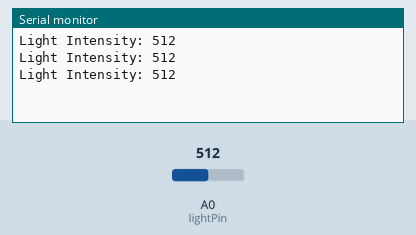
Simulated run of this sketch. Board: Arduino Uno, built with avr-gcc and run on an emulated ATmega328P. On the bench: the last lines printed to the serial monitor. The test bench sets the inputs (shaded band); at power-on: A0 (lightPin) = 512.

Above: at 1.3 s.
1.4 s: A0 (lightPin) set to 716
At 1.9 s:
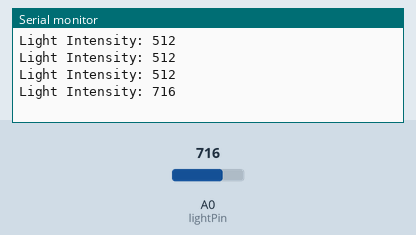
2.9 s: A0 (lightPin) set to 900
At 3.4 s:
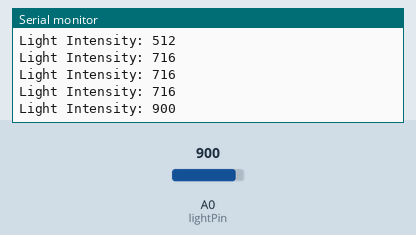
Timing chart, 0 to 5.9 s (numbered marks = the images above; inputs shaded):
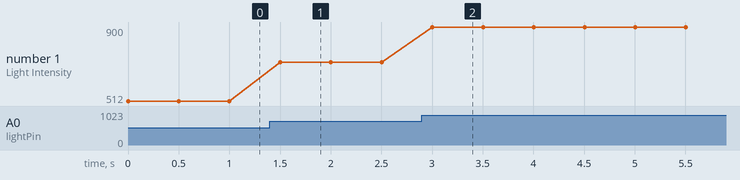

Measured:
- after the input at 1.4 s, the serial monitor: prints a new line after 0.10 s (image 1)
- after the input at 2.9 s, the serial monitor: prints a new line after 0.10 s (image 2)
- plotted number 1: 512 → 716 after the input at 1.4 s, 716 → 900 after the input at 2.9 s

The sketch:

amb_light.ino
```cpp
const int lightPin = A0;

void setup() {
  Serial.begin(9600);
}

void loop() {
  int lightValue = analogRead(lightPin);

  Serial.print("Light Intensity: ");
  Serial.println(lightValue);

  delay(500);
}
```
